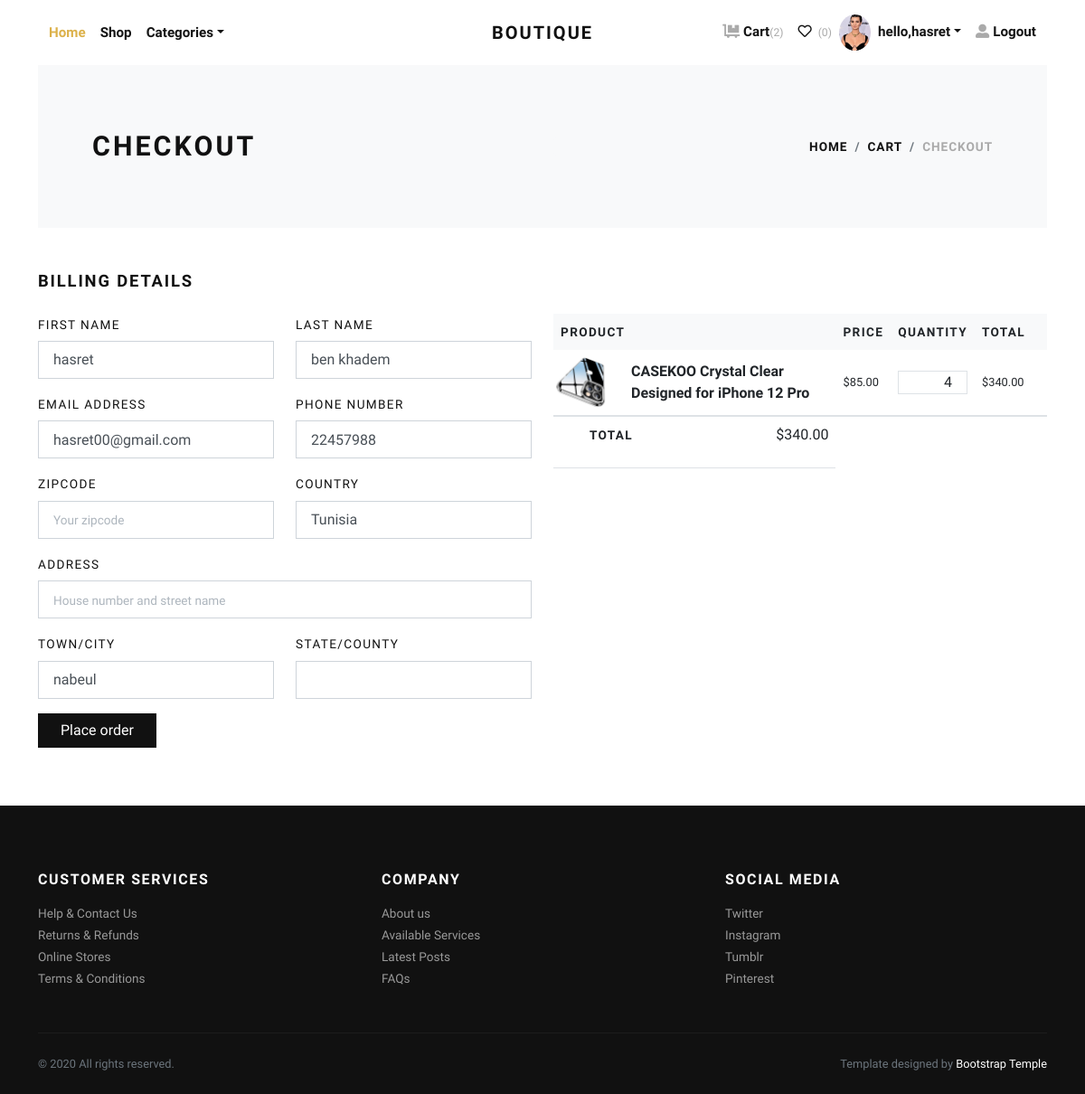
The page /cart/orderproduct/ (signed in) on the database its author committed.
### accounts/models.py (models this page shows, shortened)
class UserProfile(models.Model):
    SEXE=(('Homme','Homme'),('Femme','Femme'))
    user=models.OneToOneField(User,on_delete=models.CASCADE,blank=True)
    sexe=models.CharField(null=True,max_length=8,choices=SEXE)
    phone=models.CharField(null=True,max_length=8)
    adresse=models.CharField(null=True,max_length=100)
    city=models.CharField(null=True,max_length=50)
    state=models.CharField(blank=True, max_length=20)
    zipcode=models.CharField(blank=True, max_length=4)
    country=models.CharField(null=True,max_length=50)
    image=models.ImageField(blank=True,default='person.png')
    def image_tag(self):
        return mark_safe('<img src="{}" height="50"/>'.format(self.image.url))
    image_tag.short_description = 'Image'

### cart/models.py (models this page shows, shortened)
class ShopCart(models.Model):
    user = models.ForeignKey(User, on_delete=models.SET_NULL, null=True)
    product = models.ForeignKey(Product, on_delete=models.SET_NULL, null=True)
    quantity = models.IntegerField()
    @property
    def price(self):
        return (self.product.price)
    @property
    def amount(self):
        return (self.quantity * self.product.price)

### product/models.py (models this page shows, shortened)
class Product(models.Model):
    STATUS = (
        ('True', 'True'),
        ('False', 'False'),
    )
    category = models.ForeignKey(Category, on_delete=models.CASCADE) #many to one relation with Category
    title = models.CharField(max_length=150)
    keywords = models.CharField(max_length=255)
    description =RichTextUploadingField()
    image=models.ImageField(upload_to='images/',null=False)
    price = models.DecimalField(max_digits=12, decimal_places=2,default=0)
    amount=models.IntegerField(default=0)
    minamount=models.IntegerField(default=3)
    detail=RichTextUploadingField()
    slug = models.SlugField(null=False, unique=True)
    status=models.CharField(max_length=10,choices=STATUS)
    create_at=models.DateTimeField(auto_now_add=True)
    update_at=models.DateTimeField(auto_now=True)

### cart/views.py (the view, shortened to what this page needs)
# urls.py: path('orderproduct/', views.orderproduct, name='orderproduct'),
@login_required(login_url='accounts:login')
def orderproduct(request):
    category = Category.objects.all()
    current_user = request.user
    shopcart = ShopCart.objects.filter(user_id=current_user.id)
    total = 0
    for item in shopcart:
        total += item.product.price * item.quantity
    form= OrderForm()
    profile = UserProfile.objects.get(user_id=current_user.id)
    context = {'shopcart': shopcart,
               'category': category,
               'total': total,
               'form': form,
               'profile': profile,
               }
    return render(request, 'cart/checkout.html', context)

### cart/forms.py
class OrderForm(ModelForm):
    class Meta:
        model = Order
        fields = ['first_name','last_name','email','address','zipcode','state','phone','city','country']

### cart/templates/cart/checkout.html (shortened to what this page needs)
{% extends 'ecommerce/base.html' %}
{% block body %}
    <div class="page-holder">
      <div class="container">
        <section class="py-5 bg-light">
          <div class="container">
            <div class="row px-4 px-lg-5 py-lg-4 align-items-center">
              <div class="col-lg-6">
                <h1 class="h2 text-uppercase mb-0">Checkout</h1>
              </div>
              <div class="col-lg-6 text-lg-right">
                <nav aria-label="breadcrumb">
                  <ol class="breadcrumb justify-content-lg-end mb-0 px-0">
                    <li class="breadcrumb-item"><a href="{% url 'home:home' %}">Home</a></li>
                    <li class="breadcrumb-item"><a href="{% url 'paiyement:cart' %}">Cart</a></li>
                    <li class="breadcrumb-item active" aria-current="page">Checkout</li>
                  </ol>
                </nav>
              </div>
            </div>
          </div>
        </section>
        <section class="py-5">
          <h2 class="h5 text-uppercase mb-4">Billing details</h2>
          <div class="row">
            <div class="col-lg-6">
              <form action="" method="POST">
                <div class="row">
                  <div class="col-lg-6 form-group">
                    <label class="text-small text-uppercase" for="firstName">First name</label>
                    <input class="form-control form-control-lg" id="firstName" name="first_name" value="{{request.user.first_name}}" type="text" placeholder="Enter your first name">
                  </div>
                  <div class="col-lg-6 form-group">
                    <label class="text-small text-uppercase" for="lastName">Last name</label>
                    <input class="form-control form-control-lg" name="last_name"  value="{{request.user.last_name}}" id="lastName" type="text" placeholder="Enter your last name">
                  </div>
                  <div class="col-lg-6 form-group">
                    <label class="text-small text-uppercase"  for="email">Email address</label>
                    <input class="form-control form-control-lg" id="email" name="email"  value="{{request.user.email}}" type="email" placeholder="e.g. Jason@example.com">
                  </div>
                  <div class="col-lg-6 form-group">
                    <label class="text-small text-uppercase"  for="phone">Phone number</label>
                    <input class="form-control form-control-lg" name="phone"  value="{{profile.phone}}" id="phone" type="tel" placeholder="e.g. +02 245354745">
                  </div>
                  <div class="col-lg-6 form-group">
                    <label class="text-small text-uppercase" for="company">Zipcode</label>
                    <input class="form-control form-control-lg" name="zipcode" value="{{profile.zipcode}}" id="company" type="text" placeholder="Your zipcode">
                  </div>
                  <div class="col-lg-6 form-group">
                    <label class="text-small text-uppercase" for="company">Country</label>
                    <input class="form-control form-control-lg" name="country" value="{{profile.country}}"  id="company" type="text" placeholder="Your country">
                  </div>
                  <div class="col-lg-12 form-group">
                    <label class="text-small text-uppercase" for="address">Address</label>
                    <input class="form-control form-control-lg" name="address" value="{{profile.address}}"  id="address" type="text" placeholder="House number and street name">
                  </div>
                  <div class="col-lg-6 form-group">
                    <label class="text-small text-uppercase" for="city">Town/City</label>
                    <input class="form-control form-control-lg" name="city" value="{{profile.city}}"  id="city" type="text">
                  </div>
                  <div class="col-lg-6 form-group">
                    <label class="text-small text-uppercase" for="state">State/County</label>
                    <input class="form-control form-control-lg" name="state" value="{{profile.state}}"  id="state" type="text">
                  </div>
                  <div class="col-lg-12 form-group">
                    <button class="btn btn-dark" type="submit">Place order</button>
                  </div>
                </div>
              </form>
            </div>
            <div class="col-lg-6">
              <div class="table-responsive mb-4">
                <table class="table">
                  <thead class="bg-light">
                    <tr>
                      <th class="border-0" scope="col"> <strong class="text-small text-uppercase">Product</strong></th>
                      <th class="border-0" scope="col"> <strong class="text-small text-uppercase">Price</strong></th>
                      <th class="border-0" scope="col"> <strong class="text-small text-uppercase">Quantity</strong></th>
                      <th class="border-0" scope="col"> <strong class="text-small text-uppercase">Total</strong></th>
                      <th class="border-0" scope="col"> </th>
                    </tr>
                  </thead>
                  <tbody>
                    {% for item in shopcart %}
                    <tr>
                      <th class="pl-0 border-0" scope="row">
                        <div class="media align-items-center"><a class="reset-anchor d-block animsition-link" href="{% url 'home:product_detail' item.product.id item.product.slug %}"><img src="{{item.product.image.url}}" alt="..." width="70"/></a>
                          <div class="media-body ml-3"><strong class="h6"><a class="reset-anchor animsition-link" href="{% url 'home:product_detail' item.product.id item.product.slug %}">{{item.product.title}}</a></strong></div>
                        </div>
                      </th>
                      <td class="align-middle border-0">
                        <p class="mb-0 small">${{item.price}}</p>
                      </td>
                      <td class="align-middle border-0">
                        <div class="border d-flex align-items-center justify-content-between px-3">
                          <div class="quantity">
                            {{item.quantity}}
                          </div>
                        </div>
                      </td>
                      <td class="align-middle border-0">
                        <p class="mb-0 small">${{item.amount}}</p>
                      </td>
                    </tr>
                  </tbody>
                  {% endfor %}
                   <tr class="list-unstyled mb-0" >
                     <td>
                       <ul >
                          <li class="d-flex align-items-center justify-content-between"><strong class="text-small text-uppercase">Total</strong><span>${{total}}</span></li>
                       </ul>
                      </td>
                      </tr>
                </table>
              </div>
            </div>
          </div>
        </section>
      </div>
    </div>
{% endblock body %}

### boutique/templates/boutique/navbar.html (shortened to what this page needs)
 {% load static %}
 <header class="header bg-white">
        <div class="container px-0 px-lg-3">
          <nav class="navbar navbar-expand-lg navbar-light py-3 px-lg-0"><a class="navbar-brand" href="{% url 'home:home' %}"><span class="font-weight-bold text-uppercase text-dark">Boutique</span></a>
            <div class="collapse navbar-collapse" id="navbarSupportedContent">
              <ul class="navbar-nav mr-auto">
                <li class="nav-item">
                  <a class="nav-link active" href="{% url 'home:home' %}">Home</a>
                </li>
                <li class="nav-item">
                  <a class="nav-link" href="{% url 'product:shop' %}">Shop</a>
                </li>
                 <li class="nav-item dropdown"><a class="nav-link dropdown-toggle" id="pagesDropdown" href="#" data-toggle="dropdown" aria-haspopup="true" aria-expanded="false">Categories</a>
                   {% load myapptags %}
                </li>
              </ul>
              <ul class="navbar-nav ml-auto">
                <li class="nav-item"><a class="nav-link" href="{% url 'paiyement:cart' %}"> <i class="fas fa-dolly-flatbed mr-1 text-gray"></i>Cart<small class="text-gray">(2)</small></a></li>
                <li class="nav-item"><a class="nav-link" href="#"> <i class="far fa-heart mr-1"></i><small class="text-gray"> (0)</small></a></li>
                {% if not request.user.is_authenticated %}
                <li class="nav-item"><a class="nav-link" href="{% url 'accounts:login' %}"> <i class="fas fa-user-alt mr-1 text-gray"></i>Login</a></li>
                <li class="nav-item"><a class="nav-link" href="{% url 'accounts:register' %}"> <i class="fas fa-user-alt mr-1 text-gray"></i>Register</a></li>
                {% else %}
                  <img src="{{request.user.userprofile.image.url }}" class="rounded-circle" style="height: 40px; border-radius: 40%">
                 <li class="nav-item dropdown"><a class="nav-link dropdown-toggle" id="pagesDropdown" href="#" data-toggle="dropdown" aria-haspopup="true" aria-expanded="false">hello,{{request.user.username}}</a>
                </li>
                <li class="nav-item"><a class="nav-link" href="{% url 'accounts:logout' %}"> <i class="fas fa-user-alt mr-1 text-gray"></i>Logout</a></li>
                {% endif %}
              </ul>
            </div>
          </nav>
        </div>
      </header>

### static/css/style.default.css (style rules this page uses)
.text-small { font-size: 0.85rem !important; }
.text-gray { color: #aaa !important; }
strong { font-weight: 700; }
.navbar { position: relative; }
@media (min-width: 992px) { .navbar-brand { position: absolute; top: 50%; left: 50%; -webkit-transform: translate(-50%, -50%); transform: translate(-50%, -50%); } }
.quantity { display: -ms-flexbox; display: flex; -ms-flex-align: center; align-items: center; font-family: inherit; }
.text-uppercase { text-transform: uppercase; letter-spacing: 0.1em; }
.border { border: 1px solid #dee2e6 !important; }
.reset-anchor { color: inherit; transition: all 0.3s; }
.navbar { padding: 0.5rem 1rem; }
.navbar-brand { display: inline-block; padding-top: 0.3125rem; padding-bottom: 0.3125rem; margin-right: 1rem; font-size: 1.25rem; }
.navbar-light .navbar-brand { color: #dcb14a; }
.navbar-light .navbar-nav .nav-link { color: rgba(17, 17, 17, 0.99); font-weight: 800; font-size: 0.95rem; transition: all 0.3s; }
.navbar-light .navbar-nav .show > .nav-link, .navbar-light .navbar-nav .active > .nav-link, .navbar-light .navbar-nav .nav-link.show, .navbar-light .navbar-nav .nav-link.active { color: #dcb14a; }
.btn { font-weight: 400; border: 1px solid transparent; font-family: inherit; padding: 0.375rem 1.5rem; font-size: 1rem; line-height: 1.5; border-radius: 0; transition: color 0.15s ease-in-out, background-color 0.15s ease-in-out, border-color 0.15s ease-in-out, box-shadow 0.15s ease-in-out; }
.btn-dark { color: #fff; background-color: #111111; border-color: #111111; }
body { font-family: "Libre Franklin", sans-serif; font-size: 1rem; font-weight: 400; line-height: 1.5; color: #111111; background-color: #fff; }
a { color: #dcb14a; text-decoration: none; }
h1, h2, h3, h4, h5, h6, .h1, .h2, .h3, .h4, .h5, .h6 { margin-bottom: 0.5rem; font-family: inherit; font-weight: 900; line-height: 1.2; color: inherit; }
h1, .h1 { font-size: 2.2rem; }
h2, .h2 { font-size: 1.9rem; }
h5, .h5 { font-size: 1.15rem; }
h6, .h6 { font-size: 1rem; }
small, .small { font-size: 80%; font-weight: 400; }
.bg-light { background-color: #f8f9fa !important; }
.text-dark { color: #111111 !important; }
.form-control { padding: 0.375rem 0.75rem; font-size: 1rem; line-height: 1.5; color: #495057; background-color: #fff; border: 1px solid #ced4da; border-radius: 0; transition: border-color 0.15s ease-in-out, box-shadow 0.15s ease-in-out; }
.form-control::placeholder { color: #adb5bd; font-size: 0.85rem; font-weight: 400; }
.form-control-lg { padding: 0.5rem 1rem; font-size: 1rem; line-height: 1.5; border-radius: 0; }
.nav-link { padding: 0.5rem 1rem; }
.breadcrumb { background: #f8f9fa; }
.breadcrumb-item { font-size: 0.85rem; text-transform: uppercase; letter-spacing: 0.07em; font-weight: 900; color: #111111; }
.breadcrumb-item a { color: inherit; transition: all 0.3s; }
.breadcrumb-item.active { color: #aaa; }

### rows shown on the page
UserProfile: phone "22457988", country "Tunisia", city "nabeul"
ShopCart: product.image (picture), product "CASEKOO Crystal Clear Designed for iPhone 12 Pro", price "85.00", quantity "4", amount "340.00"

### other values the page prints
{{ request.user.username }} "hasret"
{{ total }} "340.00"
